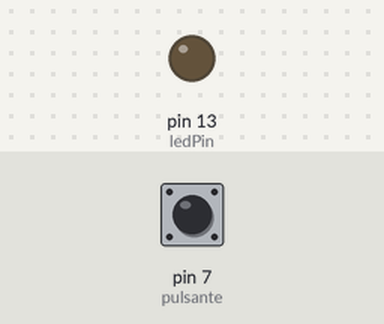
Bench run of a sketch on a simulated Arduino Uno, built with avr-gcc and run on an emulated ATmega328P. Parts: output pins drawn as LEDs (lit = HIGH). The test bench sets the inputs (shaded band); at power-on: pin 7 (pulsante) LOW.

Above: at 1.2 s.
1.3 s: pin 7 (pulsante) pulled HIGH for 0.15 s
At 1.37 s:
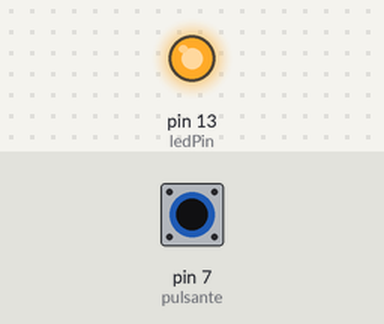
2.9 s: pin 7 (pulsante) pulled HIGH for 3.2 s
At 7.5 s:
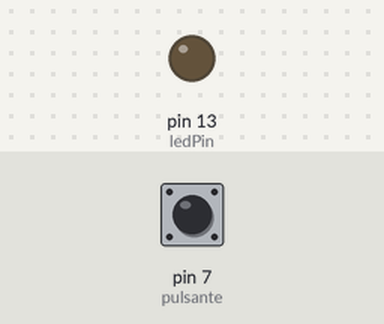
Timing chart, 0 to 9.0 s (numbered marks = the images above; inputs shaded):
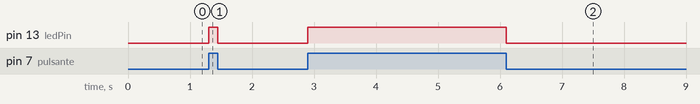

Measured:
- after the input at 1.3 s, pin 13 (ledPin): LOW → HIGH at once, → LOW 0.15 s later
- after the input at 2.9 s, pin 13 (ledPin): LOW → HIGH at once, → LOW 3.2 s later

The sketch:

led_e_pulsante.ino
```cpp
int ledPin = 13;  //Il led è connesso al pin 13
int pulsante = 7;  //Il pulsante è connesso al pin 7
int val = 0;
void setup() {
  pinMode(ledPin, OUTPUT);  //Il pin del led è un'uscita
  pinMode(pulsante, INPUT);  //Il pin del pulsante è un'entrata
  }
void loop() {

  val = digitalRead(pulsante);  //Lettura del pulsante

  if (val == 1){  //Se il valore del pulsante è 1
    digitalWrite(ledPin, HIGH);  //Accendi il led
  }
  else {  //Altrimenti:
    digitalWrite(ledPin, LOW);  //Spegni il led
  }
}
```
